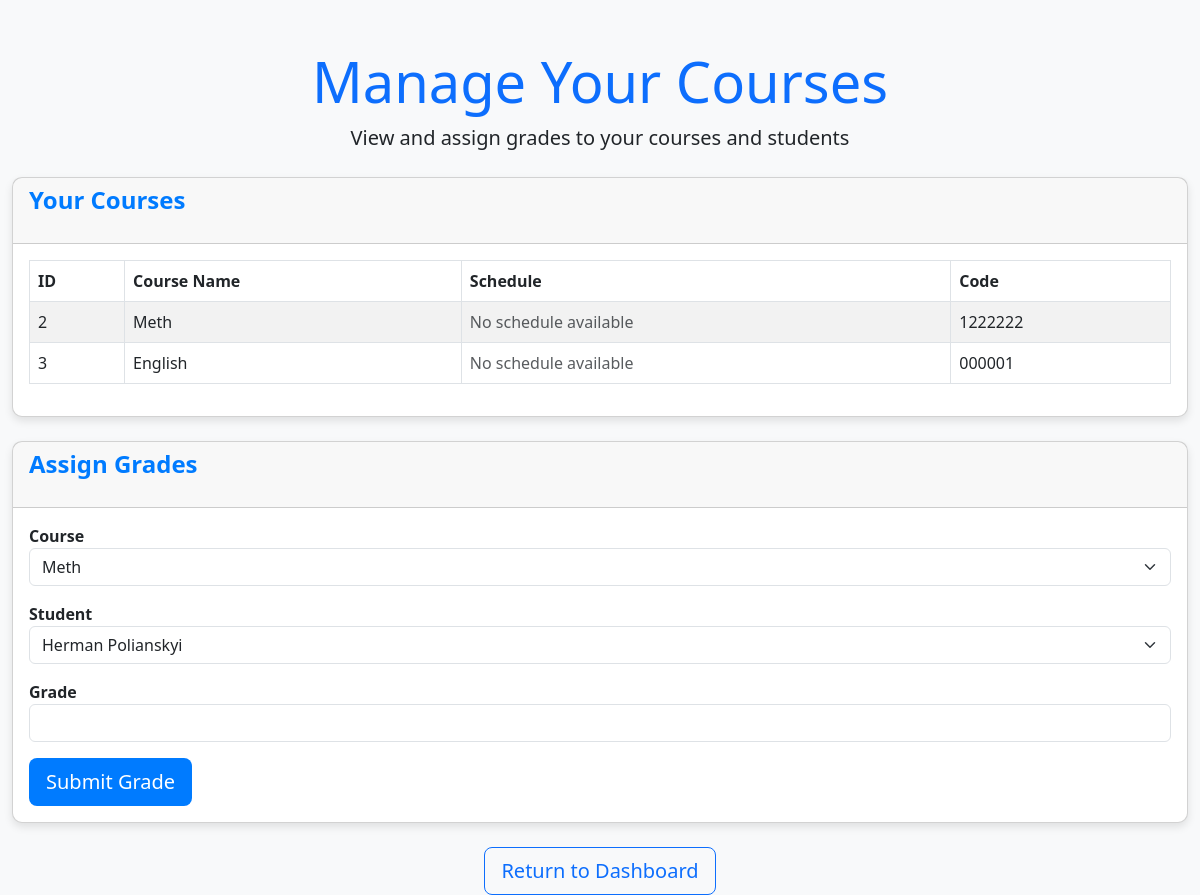
Page /teacher_page/teacher_courses (signed in) on the earlier database version.
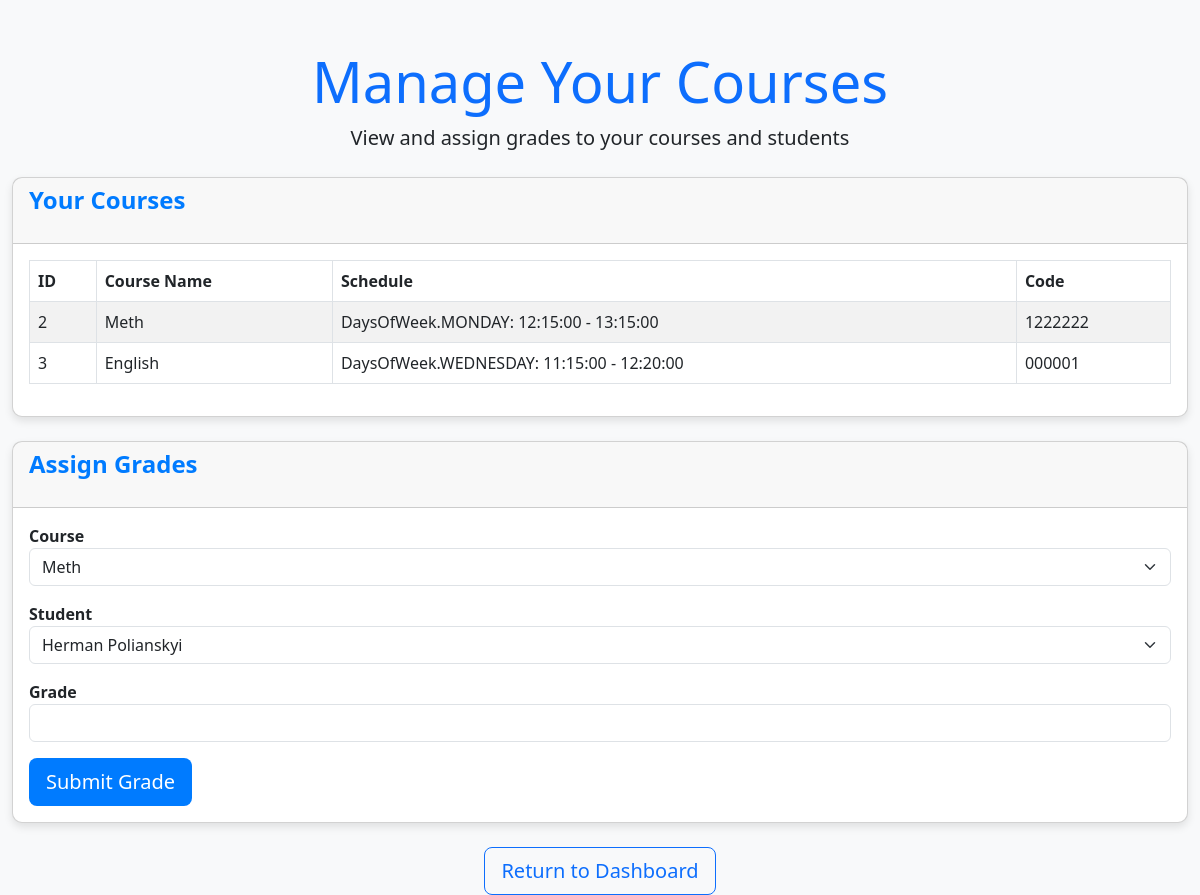
Same page on the later database version.
### models.py (models this page shows)
class Course(db.Model):
    id = db.Column(db.Integer, primary_key=True)
    name = db.Column(db.String(150), nullable=False)
    code = db.Column(db.String(50), nullable=False, unique=True, index=True)
    teacher_id = db.Column(db.Integer, db.ForeignKey('teacher.id'), nullable=False)
    students = db.relationship('User', secondary='enrollment', back_populates='enrolled_courses')
    course_schedule = db.relationship('Schedule', back_populates='course', cascade="all, delete-orphan")

class Schedule(db.Model):
    id = db.Column(db.Integer, primary_key=True)
    course_id = db.Column(db.Integer, db.ForeignKey('course.id', name="fk_schedule_course"), nullable=False)
    day_of_week = db.Column(db.Enum(DaysOfWeek), nullable=False)
    start_time = db.Column(db.Time, nullable=False)
    end_time = db.Column(db.Time, nullable=False)
    course = db.relationship('Course', back_populates='course_schedule')

### app.py (the view, shortened to what this page needs)
@app.route('/teacher_page/teacher_courses', methods=['GET', 'POST'])
@login_required
def teacher_courses():
    if current_user.account_type == 'teacher':
        courses = Course.query.filter_by(teacher_id=current_user.id).all()
    else:
        courses = []
    courses = Course.query.filter_by(teacher_id=current_user.id).all()
    students = User.query.filter_by(account_type='user').all()
    return render_template('teacher_courses.html', courses=courses, students=students)

### app.py (called while the page is built)
@login_manager.user_loader
def load_user(user_id):
    user = User.query.get(int(user_id))
    if not user:
        user = Teacher.query.get(int(user_id))
    if not user:
        user = Admin.query.get(int(user_id))
    return user

### templates/teacher_courses.html (shortened to what this page needs)
<!DOCTYPE html>
<html lang="en">
<head>
    <link href="https://cdn.jsdelivr.net/npm/bootstrap@5.3.0/dist/css/bootstrap.min.css" rel="stylesheet">
</head>
<body>
<div class="container mt-5">
    <div class="text-center mb-4">
        <h1 class="display-4 text-primary">Manage Your Courses</h1>
        <p class="lead">View and assign grades to your courses and students</p>
    </div>
    <div class="card mb-4">
        <div class="card-header">
            <h2 class="section-title">Your Courses</h2>
        </div>
        <div class="card-body">
            <table class="table table-bordered table-striped">
                <thead>
                    <tr>
                        <th>ID</th>
                        <th>Course Name</th>
                        <th>Schedule</th>
                        <th>Code</th>
                    </tr>
                </thead>
                <tbody>
                    {% for course in courses %}
                    <tr>
                        <td>{{ course.id }}</td>
                        <td>{{ course.name }}</td>
                        <td class="course-schedule">
                            {% if course.course_schedule %}
                                {% for schedule in course.course_schedule %}
                                    <div>
                                        <span class="schedule-day">{{ schedule.day_of_week }}:</span>
                                        <span class="schedule-time">{{ schedule.start_time }} - {{ schedule.end_time }}</span>
                                    </div>
                                {% endfor %}
                            {% else %}
                                <span class="text-muted">No schedule available</span>
                            {% endif %}
                        </td>
                        <td>{{ course.code }}</td>
                    </tr>
                    {% endfor %}
                </tbody>
            </table>
        </div>
    </div>
    <div class="card">
        <div class="card-header">
            <h2 class="section-title">Assign Grades</h2>
        </div>
        <div class="card-body">
            <form method="POST">
                <div class="form-group mb-3">
                    <label for="course_id">Course</label>
                    <select name="course_id" class="form-select" required>
                        {% for course in courses %}
                            <option value="{{ course.id }}"> {% if selected_course == course.id %}selected{% endif %} {{ course.name }}
                            </option>
                        {% endfor %}
                    </select>
                </div>
                <div class="form-group mb-3">
                    <label for="user_id">Student</label>
                    <select name="user_id" class="form-select" required>
                            {% for selected_course in courses %}
                                {% for user in students %}
                                    <option value="{{ user.id }}">{{ user.first_name }} {{ user.last_name }}</option>
                                {% endfor %}
                            {% endfor %}
                    </select>
                </div>
                <div class="form-group mb-3">
                    <label for="grade">Grade</label>
                    <input type="text" name="grade" class="form-control" required>
                </div>
                <button type="submit" class="btn btn-custom btn-lg">Submit Grade</button>
            </form>
        </div>
    </div>
    <div class="text-center mt-4">
        <a href="{{ url_for('teacher_page') }}" class="btn btn-outline-primary btn-lg">Return to Dashboard</a>
    </div>
</div>
</body>
</html>

Differences in the rows shown:
shown differently, row unchanged: Course "Meth": no longer shows "No schedule available"
added Schedule: day_of_week "DaysOfWeek.MONDAY", start_time "12:15:00", end_time "13:15:00", shown under Course "Meth"
shown differently, row unchanged: Course "English": no longer shows "No schedule available"
added Schedule: day_of_week "DaysOfWeek.WEDNESDAY", start_time "11:15:00", end_time "12:20:00", shown under Course "English"
